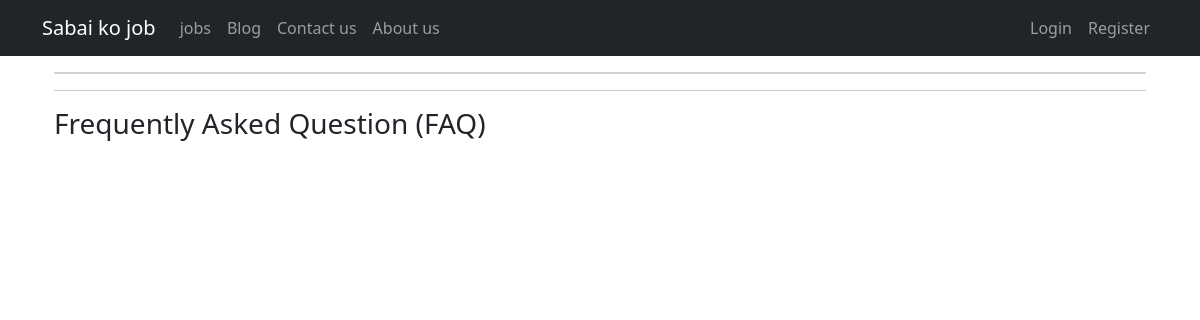
Before: /blog_post/articles/ with the older database file.
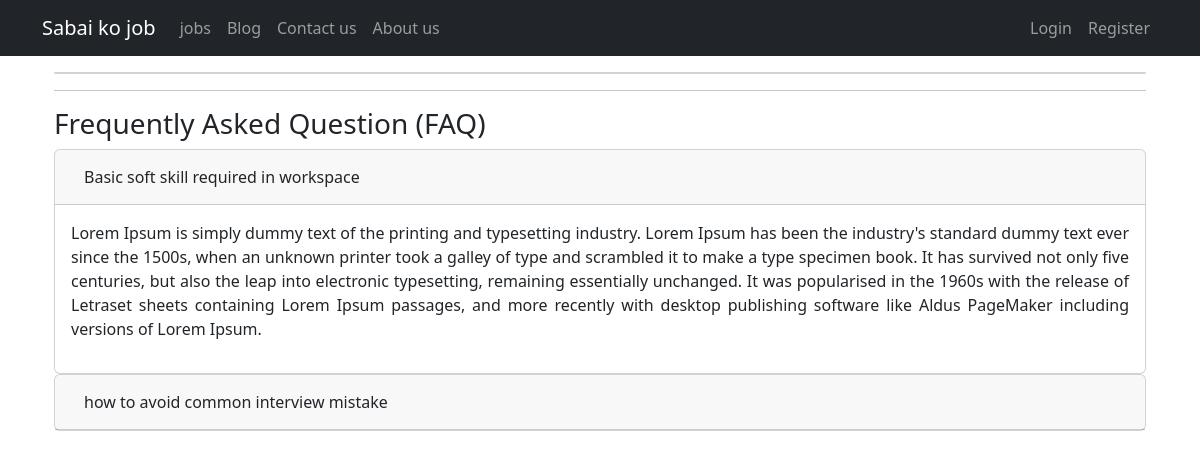
After: the same page with the newer database file.
### blog_post/models.py (models this page shows, shortened)
class Faq_model(models.Model):
	title = models.CharField(max_length=255)
	description = models.TextField()

### blog_post/views.py (the view)
# urls.py: path('articles/',blog,name="articles"),
def blog(request):
	modls = Faq_model.objects.all()
	blog_photo = Blog_photo.objects.all()
	context = {'modls':modls,'blog_photo':blog_photo}
	return render(request,'blog.html',context)

### blog_post/templates/blog.html (shortened to what this page needs)
{% extends 'base.html' %}
{% block content %}
<div class="container mt-3">
  <div class="card mb-3">
  </div>
  <hr>
  <h3>Frequently Asked Question (FAQ)</h3>
  <div id="accordion">
  	{% for modl in modls %}
    <div class="card">
      <div class="card-header">
        <a class="btn" data-bs-toggle="collapse" href="#{{modl.id}}">{{modl.title}}</a>
      </div>
      <div id="{{modl.id}}" class="collapse {% if modl.id == 1 %} show {% endif %}" data-bs-parent="#accordion">
        <div class="card-body"><p style="text-align:justify;">{{modl.description}}</p></div>
      </div>
    </div>
    {% endfor %}
  </div>
</div>
{% endblock %}

Changed rows visible on the page:
added Faq_model: title "Basic soft skill required in workspace", description "Lorem Ipsum is simply dummy text of the printing and typesetting industry. Lorem Ipsum has been the industry's standard dummy text ever since the 1500s, when an unknown printer took a galley of type and scrambled it to make a type specimen book. It has survived not only five centuries, but also the leap into electronic typesetting, remaining essentially unchanged. It was popularised in the 1960s with the release of Letraset sheets containing Lorem Ipsum passages, and more recently with desktop publishing software like Aldus PageMaker including versions of Lorem Ipsum."
added Faq_model: title "how to avoid common interview mistake"
